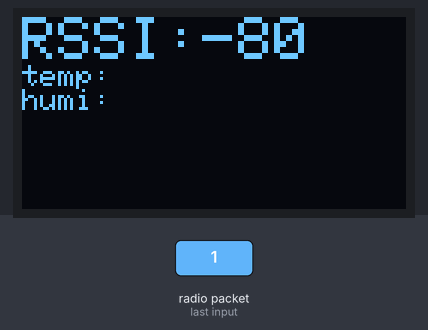
The sketch below on a simulated Arduino Nano, built with avr-gcc and run on an emulated ATmega328P. On the bench: 128×64 one-colour display. The test bench sets the inputs (shaded band). No radio packets arrive unless stated; what the sketch prints to the serial monitor is not drawn.

6.5 s: radio packet "1" arrives
Above: at 8.1 s.
Timing chart, 0 to 9.6 s (numbered marks = the images above; inputs shaded):
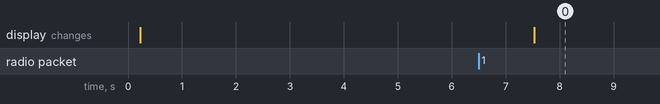

Measured:
- after the input at 6.5 s, the display: changes after 1.0 s (image 0)

The sketch:

13inch_nano_receive.ino
```cpp
#include <SPI.h>
#include <LoRa.h>
#include <Wire.h>
//#include <string.h>
#include <Adafruit_GFX.h>
#include <Adafruit_SH1106.h>
//#include <DHT.h>
// 設定OLED
#define OLED_RESET -1
Adafruit_SH1106 display(OLED_RESET);// For 13inch screen
/*
OLED    | Nano
------------
GND     | GND
5V      | 5V
SCK/SCL | A5
SDA     | A4
*/

#if (SH1106_LCDHEIGHT != 64)
#error("Height incorrect, please fix Adafruit_SH1106.h!");
#endif

float t;
float h;

String istring;
void setup() {
  display.begin(SH1106_SWITCHCAPVCC, 0x3c);
  Serial.begin(9600);
  display.display();
 // while (!Serial);
  Serial.println(F("LoRa Receiver"));
 // LoRa.setTxPower(17);

  if (!LoRa.begin(924E6)) {
    Serial.println(F("Starting LoRa failed!"));
    while (1);
  }
  // Bandwidth
  LoRa.setSignalBandwidth(250E3);
  delay(100);
  Serial.println(F("MiniLoRa"));
  display.clearDisplay();
  display.display();
  display.setTextSize(1);                   //設定文字大小
  display.setTextColor(WHITE);              //預設顏色
  display.println(F("MiniLoRa"));           //同樣是顯示字串
  display.println(F("Staring."));
  display.display();                        //要有這列才會把文字顯示出來
  delay(5000);
}

void loop() {
  display.clearDisplay();
  String istring="";
  String temp = "";
  String humi = "";
  String c = "";
  // try to parse packet
  int packetSize = LoRa.parsePacket();
  if (packetSize) {
    // received a packet
  Serial.print(F("Received packet, "));
  long rssi = LoRa.packetRssi();
   Serial.print(F("RSSI : "));
   Serial.println(rssi);
    display.setTextSize(2);
    display.setCursor(0,0);
    display.print(F("RSSI:"));
    display.println(rssi);
    // read packet
    while (LoRa.available()) {
       c = LoRa.readString();
       Serial.print(c);
      //istring = istring + ((char)LoRa.read());
    }
    temp = c.substring(17,22);
    humi = c.substring(30,35);
    //Serial.println(temp);
    //Serial.println(humi);
    //display.print(F("istring"));
    display.setTextSize(1);
    //display.println(c);
    display.print(F("temp:"));
    display.println(temp);
    display.print(F("humi:"));
    display.println(humi);
    display.display();
    delay(1);
  }
}
```
